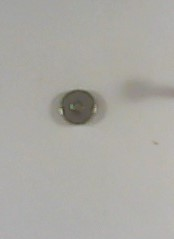
#> input picture images/tornillo_7.jpg, 174 x 239 px
$ jupyter execute --allow-errors pruebas.ipynb
#> lines starting #> are read from the running program, lines starting #| are printed output that depends on the picture; after the words box and inside, x2 and y2 are one past the last pixel; in counts of white or black regions, pixels touching at a corner belong together
[cell 1]
import cv2
import numpy as np

[cell 2]
base=cv2.imread('./images/tornillo_7.jpg')
#> base is the input picture: shape (239, 174, 3); mean B, G, R 163.8, 169, 170.6
# change=cv2.imread('./images/headphones.jpg')

[cell 3]
 #blur image
# im1=cv2.blur(im1,(5,5))
# im1=cv2.GaussianBlur(im1,(5,5),0)
im1=cv2.medianBlur(base,5)

im1=cv2.cvtColor(im1,cv2.COLOR_BGR2GRAY)
#> im1: shape (239, 174)
#set threshold
# _,t=cv2.threshold(im1,100,255,cv2.THRESH_BINARY_INV)

# c,b=cv2.findContours(t,cv2.RETR_EXTERNAL,cv2.CHAIN_APPROX_NONE)

# im1=cv2.drawContours(base,c,-1,(0,255,0),1)

#finding the screw circular shape and center
circles=cv2.HoughCircles(im1,cv2.HOUGH_GRADIENT,1,20,param1=50,param2=30,minRadius=0,maxRadius=0)
#> circles = [[77.5, 106.5, 18.2]]

# assert bool(circles) is not False,"no circles obtained"
circles=np.uint16(np.around(circles))
#> circles = [[78, 106, 18]]

for i in circles[0,:]:
    cv2.circle(base,(i[0],i[1]),i[2],(0,255,0),2) #borde del tornillo
    cv2.circle(base,(i[0],i[1]),2,(0,0,255),3) #centro del tornillo
#> this loop made 1 pass
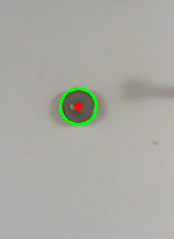
#> base: shape (239, 174, 3); 0.93% of pixels changed, all inside (x1, y1, x2, y2) = (59, 87, 98, 126)

cv2.circle(base,(base.shape[1]//2,base.shape[0]//2),2,(255,0,0),3)#centro de la imagen
#> base: shape (239, 174, 3); 0.1% of pixels changed, all inside (x1, y1, x2, y2) = (83, 115, 92, 124)

[cell 4]
tornillos=[] #x,y
for i in circles[0,:]:
    tornillos.append(i[0])
    tornillos.append(i[1])
#> after the loop, tornillos = [78, 106]

[cell 5]
tornillos
#> Out = [78, 106]

[cell 6]
centro=[base.shape[0]//2,base.shape[1]//2]
#> centro = [119, 87]
centro
#> Out = [119, 87]

[cell 7]
np.subtract(tornillos,centro)
#> Out = [-41, 19]
#movimento[x,y]

[cell 8]
circles
#> Out = [[78, 106, 18]]

#> (a cell that did not finish here is left out)

[cell 10]
# img=cv2.resize(im1,im1.shape[:2])
cv2.imshow('cambio',base)

cv2.waitKey(0)
cv2.destroyAllWindows()

[cell 11]
base.shape[0]
#> Out = 239
